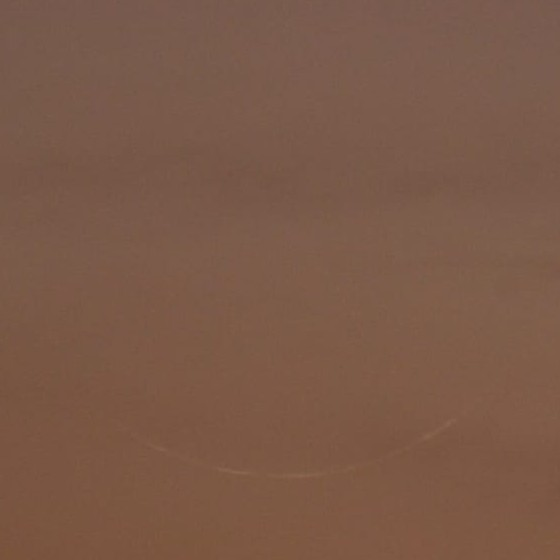
#> input picture data/hilal1.jpg, 560 x 560 px
$ python histogram.py
#> lines starting #> are read from the running program, lines starting #| are printed output that depends on the picture
import cv2
import numpy as np

img = cv2.imread('data/hilal1.jpg')
#> img is the input picture: shape (560, 560, 3); mean B, G, R 72, 89.4, 123.1
h = np.zeros((300,256,3))

bins = np.arange(256).reshape(256,1)
color = [ (255,0,0),(0,255,0),(0,0,255) ]
for ch, col in enumerate(color):
    hist_item = cv2.calcHist([img],[ch],None,[256],[0,256])
    cv2.normalize(hist_item,hist_item,0,255,cv2.NORM_MINMAX)
    hist=np.int32(np.around(hist_item))
    pts = np.column_stack((bins,hist))
    cv2.polylines(h,[pts],False,col)
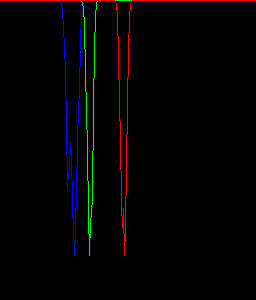
#> h: shape (300, 256, 3) float64; mean B, G, R 1.9, 1.7, 2.5

h=np.flipud(h)
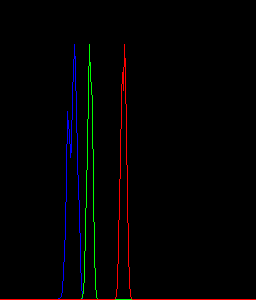
#> h: shape (300, 256, 3) float64; mean B, G, R 1.9, 1.7, 2.5

cv2.imshow('colorhist',h)

k = cv2.waitKey(1) & 0xFF
#> (key Esc is pressed here)
if k == 27:
    exit()
#> (the program exits here)

$ run again, with data/hilal.jpg copied over data/hilal1.jpg
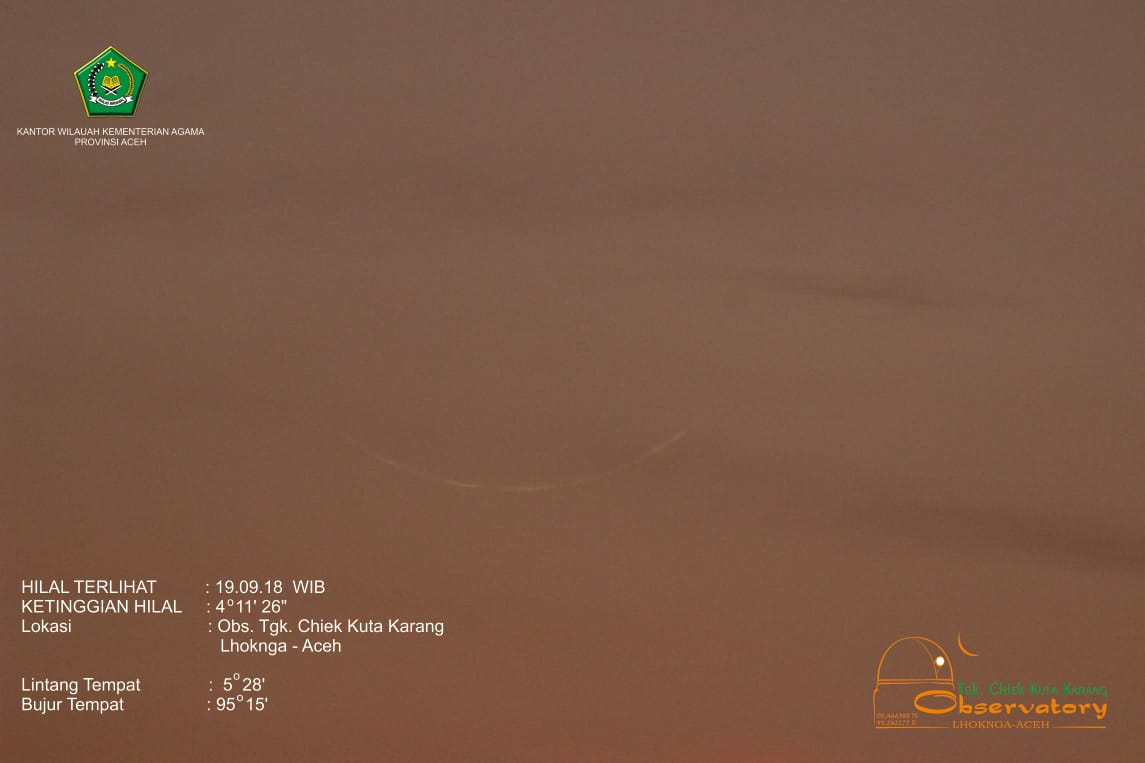
#> input picture data/hilal.jpg, 1145 x 763 px
#> img is the input picture: shape (763, 1145, 3); mean B, G, R 69.7, 88.2, 122.7
#> after the loop `for ch, col in enumerate(color):`:
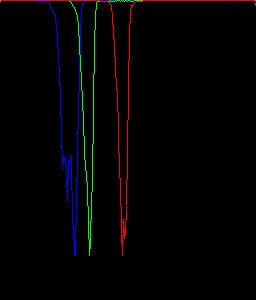
#> h: shape (300, 256, 3) float64; mean B, G, R 2.2, 1.8, 2.5
#> `h=np.flipud(h)`:
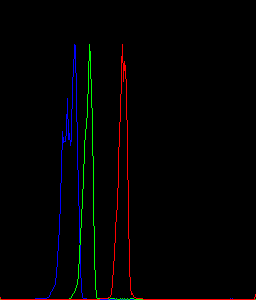
#> h: shape (300, 256, 3) float64; mean B, G, R 2.2, 1.8, 2.5
